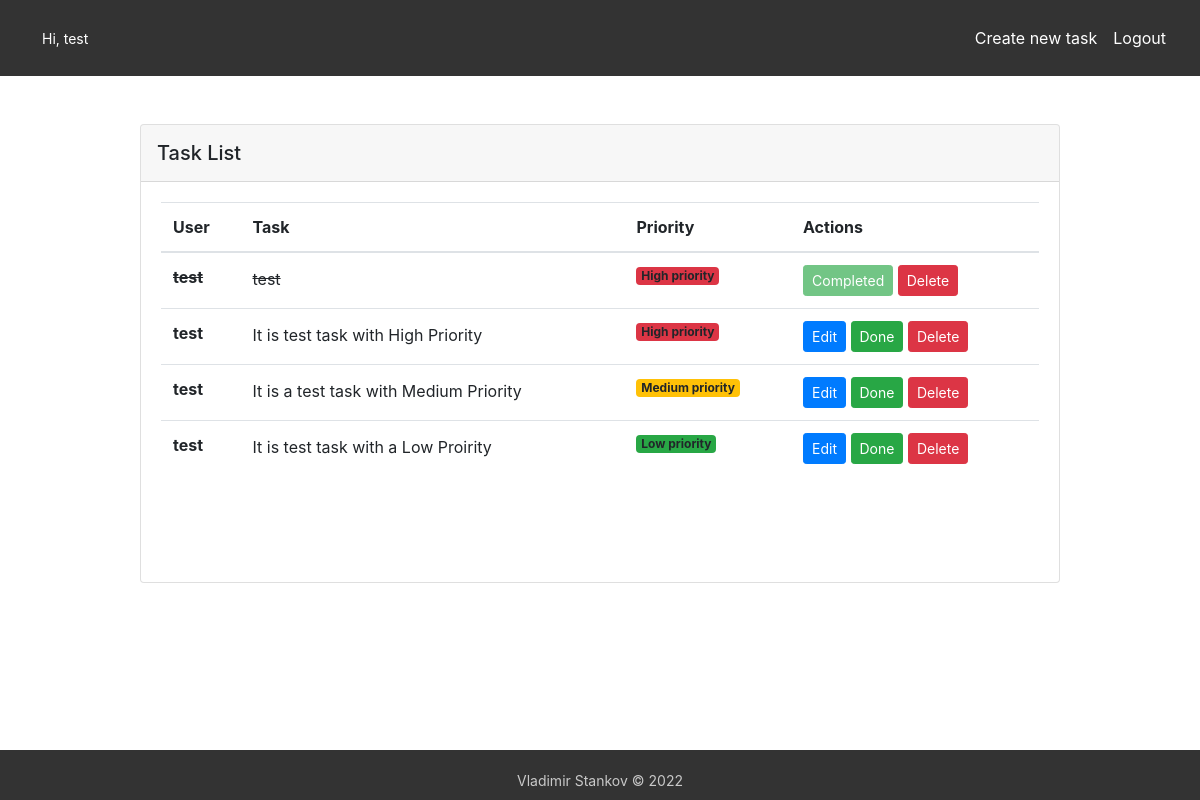
Screenshot of /main (signed in) with the database file from the repository.
### flask_app.py (models this page shows, shortened)
class User(db.Model, UserMixin):
    id = db.Column(db.Integer, primary_key=True)
    username = db.Column(db.String(20), unique=True, nullable=False)
    password = db.Column(db.String(60), nullable=False)

class Task(db.Model):
    id = db.Column(db.Integer, primary_key=True)
    task_name = db.Column(db.String(255))
    priority = db.Column(db.String(255))
    status = db.Column(db.Integer)
    todo_owner = db.Column(db.Integer, db.ForeignKey('user.id'))

### flask_app.py (the view, shortened to what this page needs)
@app.route('/main', methods=['GET', 'POST'])
@login_required
def main():
    currentTasks = Task.query.filter_by(todo_owner=current_user.id).all()
    return render_template('main.html', tasks=currentTasks)

### flask_app.py (called while the page is built)
@login_manager.user_loader
def load_user(user_id):
    return User.query.get(int(user_id))

### templates/main.html (shortened to what this page needs)
<!DOCTYPE html>
<html lang="en">
<head>
</head>
<link rel="stylesheet" href="/static/styles/main.css">
<link rel="stylesheet" href="/static/styles/alerts.css">
<link rel="stylesheet" href="https://cdn.jsdelivr.net/npm/bootstrap@4.3.1/dist/css/bootstrap.min.css">
<body>
<header>
    <nav class="navbar navbar-expand-lg navbar-dark">
        <div class="hey">
            <a href="main" class="nav-item nav-link active" style="color: white">
                {% if current_user.is_authenticated %}
                    Hi, {{ current_user.username }}
                {% endif %}
            </a>
        </div>
      <div class="collapse navbar-collapse" id="navbarNavAltMarkup">
        <div class="navbar-nav">
          <a class="nav-item nav-link active" href="{{ url_for('create') }}"> Create new task</a>
          <a class="nav-item nav-link active" href="{{ url_for('logout')}}">Logout</a>
        </div>
      </div>
    </nav>
</header>
<section class="vh-50">
  <div class="container py-5 h-100">
    <div class="row d-flex justify-content-center align-items-center h-100">
      <div class="col-md-12 col-xl-10">
        <div class="card">
          <div class="card-header p-3">
            <h5 class="mb-0">Task List</h5>
          </div>
          <div class="card-body scrollDiv" data-mdb-perfect-scrollbar="true" style="position: relative; height: 400px">
            <table class="table mb-0">
              <thead>
                <tr>
                  <th scope="col">User</th>
                  <th scope="col">Task</th>
                  <th scope="col">Priority</th>
                  <th scope="col">Actions</th>
                </tr>
              </thead>
                <tbody>
                {% for task in tasks %}
                    {% if task.status == 0 %}
                    <tr class="fw-normal">
                        <th>
                            <span class="ms-2">{{ current_user.username }}</span>
                        </th>
                        <td>
                            <span class="align-middle">{{ task.task_name }}</span>
                        </td>
                        <td>
                            {% if "High" in task.priority %}
                                <h6 class="mb-0"><span class="badge bg-danger">High priority</span></h6>
                            {% elif "Medium" in task.priority %}
                                <h6 class="mb-0"><span class="badge bg-warning">Medium priority</span></h6>
                            {% elif "Low" in task.priority %}
                                <h6 class="mb-0"><span class="badge bg-success">Low priority</span></h6>
                            {% endif %}
                        </td>
                        <td>
                            <form method="post" action="">
                                <button type="submit" class="btn btn-primary btn-sm" name="manage_task" value="edit">Edit</button>
                                <button type="submit" class="btn btn-success btn-sm" name="manage_task" value="success">Done</button>
                                <button type="submit" class="btn btn-danger btn-sm" name="manage_task" value="delete">Delete</button>
                            </form>
                        </td>
                            {% else %}
                        <th>
                            <del><span class="ms-2">{{ current_user.username }}</span></del>
                        </th>
                        <td>
                            <del><span class="align-middle">{{ task.task_name }}</span></del>
                        </td>
                        <td>
                            {% if "High" in task.priority %}
                                <del><h6 class="mb-0"><span class="badge bg-danger">High priority</span></h6></del>
                            {% elif "Medium" in task.priority %}
                                <del><h6 class="mb-0"><span class="badge bg-warning">Medium priority</span></h6></del>
                            {% elif "Low" in task.priority %}
                                <del><h6 class="mb-0"><span class="badge bg-success">Low priority</span></h6></del>
                            {% endif %}
                        </td>
                        <td>
                        <form method="post" action="">
                            <button type="submit" class="btn btn-success btn-sm" disabled name="manage_task" value="success">Completed</button>
                            <button type="submit" class="btn btn-danger btn-sm" name="manage_task" value="delete">Delete</button>
                        </form>
                        </td>
                    {% endif %}
                </tr>
                {% endfor %}
                </tbody>
            </table>
          </div>
        </div>
      </div>
    </div>
    </div>
</section>
<footer>
    <p>Vladimir Stankov © 2022</p>
</footer>
</body>
</html>

### static/styles/main.css (style rules this page uses)
body { margin: 0; }
header { background-color: #333; text-align: center; padding: 10px; }
footer { position: absolute; bottom: 0; width: 100%; height: 50px; background: #333; padding: 20px; box-sizing: border-box; }
footer p { text-align: center; font-size: 14px; color: #C9C9C9; padding: 0; margin: 0; }
a { color: #C9C9C9; }
.navbar-nav { margin-left: auto; }
.hey { color: #C9C9C9; font-size: 14px; margin: 0; padding: 0; }
.scrollDiv { height:150px; overflow-y: scroll; }

### rows the page displays
User: username "test"
Task: task_name "test", priority "High priority"
Task: task_name "It is test task with High Priority", priority "High priority"
Task: task_name "It is a test task with Medium Priority", priority "Medium priority"
Task: task_name "It is test task with a Low Proirity", priority "Low priority"
